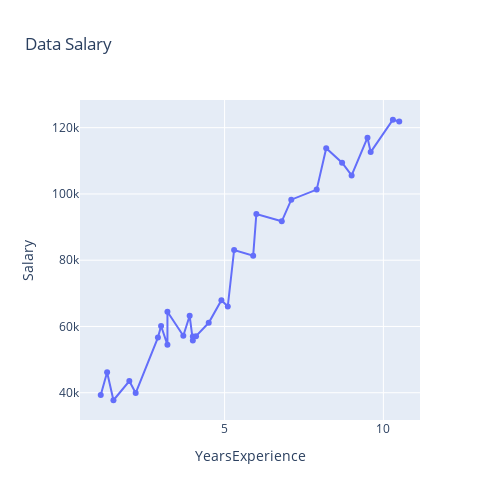

Here is the notebook cell this chart was saved with:
### Markdown cell above
Atau bisa juga dengan grafis chart

### Code cell
fig = px.line(data, title="Data Salary", x="YearsExperience",
              y="Salary", markers=True, width=500, height=500)
fig.show()

### Figure 1 — Plotly figure (JSON) as saved in the notebook; plotly's stock layout.template omitted (floating-point values rounded to 4 significant figures)
{"data": [{"hovertemplate": "YearsExperience=%{x}<br>Salary=%{y}<extra></extra>", "legendgroup": "", "line": {"color": "#636efa", "dash": "solid"}, "marker": {"symbol": "circle"}, "mode": "lines+markers", "name": "", "orientation": "v", "showlegend": false, "type": "scatter", "x": [1.1, 1.3, 1.5, 2, 2.2, 2.9, 3, 3.2, 3.2, 3.7, 3.9, 4, 4, 4.1, 4.5, 4.9, 5.1, 5.3, 5.9, 6, 6.8, 7.1, 7.9, 8.2, 8.7, 9, 9.5, 9.6, 10.3, 10.5], "xaxis": "x", "y": [39343, 46205, 37731, 43525, 39891, 56642, 60150, 54445, 64445, 57189, 63218, 55794, 56957, 57081, 61111, 67938, 66029, 83088, 81363, 93940, 91738, 98273, 101302, 113812, 109431, 105582, 116969, 112635, 122391, 121872], "yaxis": "y"}], "layout": {"height": 500, "legend": {"tracegroupgap": 0}, "title": {"text": "Data Salary"}, "width": 500, "xaxis": {"anchor": "y", "domain": [0, 1], "title": {"text": "YearsExperience"}}, "yaxis": {"anchor": "x", "domain": [0, 1], "title": {"text": "Salary"}}}}
